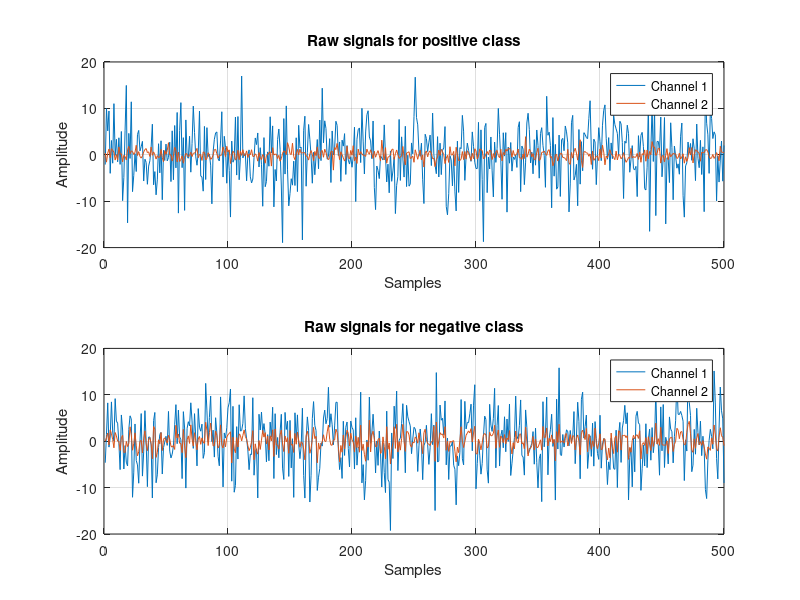
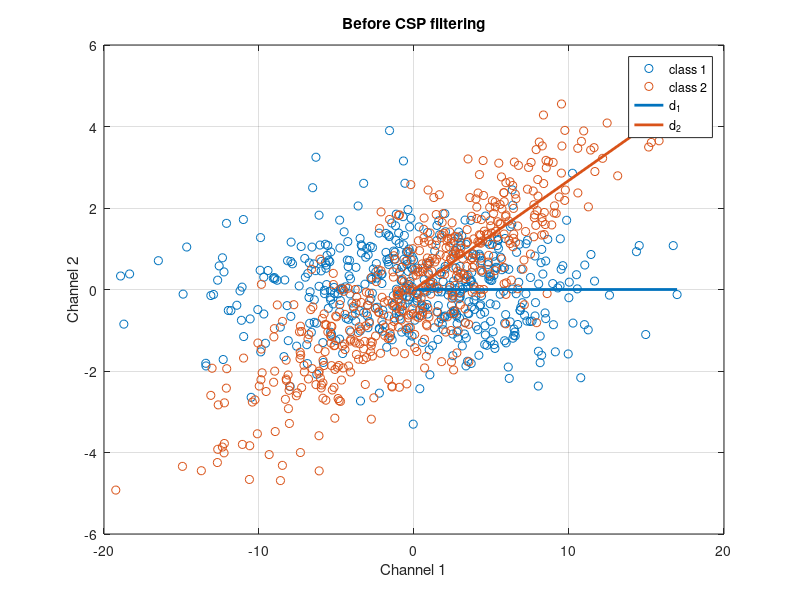

These charts were generated, in order, by the following MATLAB code: (Note: this script raises an error after producing the figures.)
%% INITIALIZE

clearvars
close all
clc

%% GENERATE SIGNALS

% Parameters
N         = 500;
mu        = [0,0];
sigma     = [6,1];
rot1      = eye(2);          % Rotation for data1
theta     = 15*pi/180;       % Angle of rotation for data2
rot2      = [cos(theta) -sin(theta); sin(theta) cos(theta)];

% Generate signals
X1        = (rot1*(repmat(mu,N,1)+ randn(N,2).*repmat(sigma,N,1))')';
X2        = (rot2*(repmat(mu,N,1)+ randn(N,2).*repmat(sigma,N,1))')';
d1        = rot1*[1;0];
d2        = rot2*[1;0];

% Plot raw signals
figure
subplot(2,1,1), plot(X1), legend('Channel 1','Channel 2'), grid on, box on
xlabel('Samples'), ylabel('Amplitude'), title('Raw signals for positive class')
subplot(2,1,2), plot(X2), legend('Channel 1','Channel 2'), grid on, box on
xlabel('Samples'), ylabel('Amplitude'), title('Raw signals for negative class')

figure, hold on
scatter(X1(:,1), X1(:,2))
scatter(X2(:,1), X2(:,2))
plot([0 d1(1)].*max(X1(:)), [0 d1(2)].*max(X1(:)), 'linewidth',2)
plot([0 d2(1)].*max(X2(:)), [0 d2(2)].*max(X2(:)), 'linewidth',2)
grid on, box on
legend('class 1', 'class 2', 'd_1','d_2')
title('Before CSP filtering');
xlabel('Channel 1'); ylabel('Channel 2');



%% COMPUTE CSP

% Compute CSP
[W,l,A]   = CSP(X1',X2');

% Compute transformed signals
X1_CSP    = (W'*X1')';
X2_CSP    = (W'*X2')';



%% PLOT RESULTS

% Plot CSP signals
figure
subplot(2,1,1), plot(X1_CSP), legend('CSP 1','CSP 2'), grid on, box on
xlabel('Samples'), ylabel('Amplitude'), title('CSP signals for positive class')
subplot(2,1,2), plot(X2_CSP), legend('CSP 1','CSP 2'), grid on, box on
xlabel('Samples'), ylabel('Amplitude'), title('CSP signals for negative class')

% Plot raw and CSP data
figure

subplot(1,2,1), hold on
scatter(X1(:,1), X1(:,2),'.')
scatter(X2(:,1), X2(:,2),'.')
plot([0 d1(1)].*max(X1(:)), [0 d1(2)].*max(X1(:)), 'linewidth',2)
plot([0 d2(1)].*max(X2(:)), [0 d2(2)].*max(X2(:)), 'linewidth',2)
grid on, box on, axis square
legend('class 1', 'class 2'), title('Before CSP filtering')
xlabel('Channel 1'), ylabel('Channel 2')

subplot(1,2,2), hold on
scatter(X1_CSP(:,1), X1_CSP(:,2),'.')
scatter(X2_CSP(:,1), X2_CSP(:,2),'.')
grid on, box on, axis square
legend('class 1', 'class 2'), title('After CSP filtering')
xlabel('CSP 1'), ylabel('CSP 2')